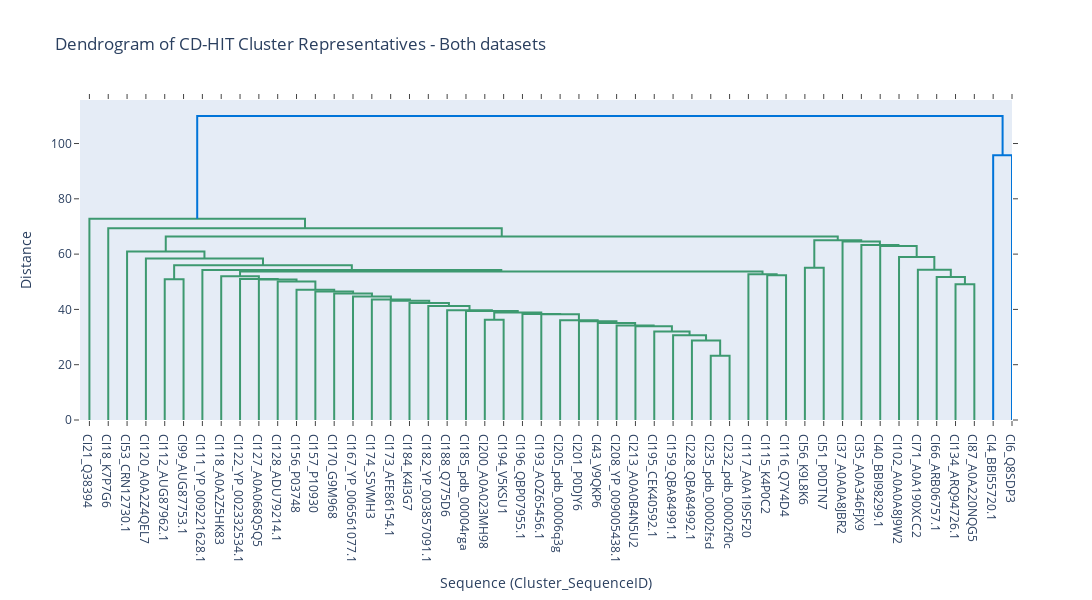

Notebook code cell kept with this figure:
### Code cell
import pandas as pd
from Bio import SeqIO
from sklearn.feature_extraction.text import CountVectorizer
from scipy.cluster.hierarchy import linkage
import plotly.figure_factory as ff
import random

# === 1. Parse CD-HIT cluster file ===
def parse_cdhit_output(file_path):
    clusters = {}
    current_cluster = None

    with open(file_path, 'r') as file:
        for line in file:
            line = line.strip()
            if line.startswith(">Cluster"):
                current_cluster = line.split(" ")[1]
                clusters[current_cluster] = []
            elif current_cluster is not None and line:
                if '>' in line:
                    try:
                        seq_info = line.split(",")[1] if ',' in line else line
                        seq_id_part = seq_info.split(">")[1]
                        seq_id = seq_id_part.split("...")[0].strip()
                        if seq_id:
                            clusters[current_cluster].append(seq_id)
                    except Exception as e:
                        print(f"Error parsing line: {line}\n{e}")
    return clusters

# === 2. Load sequences from FASTA ===
def load_fasta_sequences(fasta_path):
    seq_dict = {}
    for record in SeqIO.parse(fasta_path, "fasta"):
        core_id = record.id
        seq_dict[core_id] = str(record.seq)
    return seq_dict

# === 3. Select one representative per cluster ===
def get_representative_sequences(clusters, seq_dict):
    rep_sequences = []
    rep_ids = []
    rep_cluster_ids = []

    for cluster_id, seq_ids in clusters.items():
        if seq_ids:
            rep_id = seq_ids[0]  # Take first sequence as representative
            seq = seq_dict.get(rep_id, "")
            if seq:
                rep_sequences.append(seq)
                rep_ids.append(rep_id)
                rep_cluster_ids.append(cluster_id)
            else:
                print(f"Warning: Sequence for {rep_id} not found.")
    return rep_sequences, rep_ids, rep_cluster_ids

if __name__ == "__main__":
    cluster_file = "cluster_both.txt"  # CD-HIT output file
    fasta_file = "unique_phage_proteins1.fasta"  # FASTA sequences

    # Step 1: Parse CD-HIT clusters
    clusters = parse_cdhit_output(cluster_file)

    # Step 2: Load sequences from FASTA
    seq_dict = load_fasta_sequences(fasta_file)

    # Step 3: Get representatives
    rep_sequences, rep_ids, rep_cluster_ids = get_representative_sequences(clusters, seq_dict)

    print(f"Total representative sequences: {len(rep_sequences)}")

    # Optional: If too many reps, sample a subset for visualization clarity
    sample_size = 50
    if len(rep_sequences) > sample_size:
        sampled_indices = random.sample(range(len(rep_sequences)), sample_size)
        rep_sequences = [rep_sequences[i] for i in sampled_indices]
        rep_ids = [rep_ids[i] for i in sampled_indices]
        rep_cluster_ids = [rep_cluster_ids[i] for i in sampled_indices]

    # Step 4: Vectorize with k-mer counts (3-4 mers)
    vectorizer = CountVectorizer(analyzer='char', ngram_range=(3, 4))
    X1 = vectorizer.fit_transform(rep_sequences)

    # Step 5: Hierarchical clustering
    Z = linkage(X1.toarray(), method='ward')

    # Step 6: Dendrogram with Plotly
    labels = [f"Cl{cl}_{sid}" for cl, sid in zip(rep_cluster_ids, rep_ids)]

    fig = ff.create_dendrogram(X1.toarray(), linkagefun=lambda x: Z, labels=labels)
    fig.update_layout(
        width=1200,
        height=600,
        title="Dendrogram of CD-HIT Cluster Representatives - Both datasets",
        xaxis_title="Sequence (Cluster_SequenceID)",
        yaxis_title="Distance"
    )
    fig.show()

### Figure 1 — Plotly figure (JSON) as saved in the notebook; plotly's stock layout.template omitted (floating-point values rounded to 4 significant figures)
{"data": [{"hoverinfo": "text", "marker": {"color": "rgb(61,153,112)"}, "mode": "lines", "type": "scatter", "x": [45.0, 45.0, 55.0, 55.0], "xaxis": "x", "y": [0.0, 50.87, 50.87, 0.0], "yaxis": "y"}, {"hoverinfo": "text", "marker": {"color": "rgb(61,153,112)"}, "mode": "lines", "type": "scatter", "x": [215.0, 215.0, 225.0, 225.0], "xaxis": "x", "y": [0.0, 36.28, 36.28, 0.0], "yaxis": "y"}, {"hoverinfo": "text", "marker": {"color": "rgb(61,153,112)"}, "mode": "lines", "type": "scatter", "x": [335.0, 335.0, 345.0, 345.0], "xaxis": "x", "y": [0.0, 23.28, 23.28, 0.0], "yaxis": "y"}, {"hoverinfo": "text", "marker": {"color": "rgb(61,153,112)"}, "mode": "lines", "type": "scatter", "x": [325.0, 325.0, 340.0, 340.0], "xaxis": "x", "y": [0.0, 28.79, 28.79, 23.28], "yaxis": "y"}, {"hoverinfo": "text", "marker": {"color": "rgb(61,153,112)"}, "mode": "lines", "type": "scatter", "x": [315.0, 315.0, 332.5, 332.5], "xaxis": "x", "y": [0.0, 30.63, 30.63, 28.79], "yaxis": "y"}, {"hoverinfo": "text", "marker": {"color": "rgb(61,153,112)"}, "mode": "lines", "type": "scatter", "x": [305.0, 305.0, 323.8, 323.8], "xaxis": "x", "y": [0.0, 32.05, 32.05, 30.63], "yaxis": "y"}, {"hoverinfo": "text", "marker": {"color": "rgb(61,153,112)"}, "mode": "lines", "type": "scatter", "x": [295.0, 295.0, 314.4, 314.4], "xaxis": "x", "y": [0.0, 33.9, 33.9, 32.05], "yaxis": "y"}, {"hoverinfo": "text", "marker": {"color": "rgb(61,153,112)"}, "mode": "lines", "type": "scatter", "x": [285.0, 285.0, 304.7, 304.7], "xaxis": "x", "y": [0.0, 34.15, 34.15, 33.9], "yaxis": "y"}, {"hoverinfo": "text", "marker": {"color": "rgb(61,153,112)"}, "mode": "lines", "type": "scatter", "x": [275.0, 275.0, 294.8, 294.8], "xaxis": "x", "y": [0.0, 35.07, 35.07, 34.15], "yaxis": "y"}, {"hoverinfo": "text", "marker": {"color": "rgb(61,153,112)"}, "mode": "lines", "type": "scatter", "x": [265.0, 265.0, 284.9, 284.9], "xaxis": "x", "y": [0.0, 35.76, 35.76, 35.07], "yaxis": "y"}, {"hoverinfo": "text", "marker": {"color": "rgb(61,153,112)"}, "mode": "lines", "type": "scatter", "x": [255.0, 255.0, 275.0, 275.0], "xaxis": "x", "y": [0.0, 36.04, 36.04, 35.76], "yaxis": "y"}, {"hoverinfo": "text", "marker": {"color": "rgb(61,153,112)"}, "mode": "lines", "type": "scatter", "x": [245.0, 245.0, 265.0, 265.0], "xaxis": "x", "y": [0.0, 38.24, 38.24, 36.04], "yaxis": "y"}, {"hoverinfo": "text", "marker": {"color": "rgb(61,153,112)"}, "mode": "lines", "type": "scatter", "x": [235.0, 235.0, 255.0, 255.0], "xaxis": "x", "y": [0.0, 38.35, 38.35, 38.24], "yaxis": "y"}, {"hoverinfo": "text", "marker": {"color": "rgb(61,153,112)"}, "mode": "lines", "type": "scatter", "x": [220.0, 220.0, 245.0, 245.0], "xaxis": "x", "y": [36.28, 38.84, 38.84, 38.35], "yaxis": "y"}, {"hoverinfo": "text", "marker": {"color": "rgb(61,153,112)"}, "mode": "lines", "type": "scatter", "x": [205.0, 205.0, 232.5, 232.5], "xaxis": "x", "y": [0.0, 39.4, 39.4, 38.84], "yaxis": "y"}, {"hoverinfo": "text", "marker": {"color": "rgb(61,153,112)"}, "mode": "lines", "type": "scatter", "x": [195.0, 195.0, 218.7, 218.7], "xaxis": "x", "y": [0.0, 39.68, 39.68, 39.4], "yaxis": "y"}, {"hoverinfo": "text", "marker": {"color": "rgb(61,153,112)"}, "mode": "lines", "type": "scatter", "x": [185.0, 185.0, 206.9, 206.9], "xaxis": "x", "y": [0.0, 41.25, 41.25, 39.68], "yaxis": "y"}, {"hoverinfo": "text", "marker": {"color": "rgb(61,153,112)"}, "mode": "lines", "type": "scatter", "x": [175.0, 175.0, 195.9, 195.9], "xaxis": "x", "y": [0.0, 42.3, 42.3, 41.25], "yaxis": "y"}, {"hoverinfo": "text", "marker": {"color": "rgb(61,153,112)"}, "mode": "lines", "type": "scatter", "x": [165.0, 165.0, 185.5, 185.5], "xaxis": "x", "y": [0.0, 43.15, 43.15, 42.3], "yaxis": "y"}, {"hoverinfo": "text", "marker": {"color": "rgb(61,153,112)"}, "mode": "lines", "type": "scatter", "x": [155.0, 155.0, 175.2, 175.2], "xaxis": "x", "y": [0.0, 43.6, 43.6, 43.15], "yaxis": "y"}, {"hoverinfo": "text", "marker": {"color": "rgb(61,153,112)"}, "mode": "lines", "type": "scatter", "x": [145.0, 145.0, 165.1, 165.1], "xaxis": "x", "y": [0.0, 44.67, 44.67, 43.6], "yaxis": "y"}, {"hoverinfo": "text", "marker": {"color": "rgb(61,153,112)"}, "mode": "lines", "type": "scatter", "x": [135.0, 135.0, 155.1, 155.1], "xaxis": "x", "y": [0.0, 45.75, 45.75, 44.67], "yaxis": "y"}, {"hoverinfo": "text", "marker": {"color": "rgb(61,153,112)"}, "mode": "lines", "type": "scatter", "x": [125.0, 125.0, 145.0, 145.0], "xaxis": "x", "y": [0.0, 46.45, 46.45, 45.75], "yaxis": "y"}, {"hoverinfo": "text", "marker": {"color": "rgb(61,153,112)"}, "mode": "lines", "type": "scatter", "x": [115.0, 115.0, 135.0, 135.0], "xaxis": "x", "y": [0.0, 47.1, 47.1, 46.45], "yaxis": "y"}, {"hoverinfo": "text", "marker": {"color": "rgb(61,153,112)"}, "mode": "lines", "type": "scatter", "x": [105.0, 105.0, 125.0, 125.0], "xaxis": "x", "y": [0.0, 50.05, 50.05, 47.1], "yaxis": "y"}, {"hoverinfo": "text", "marker": {"color": "rgb(61,153,112)"}, "mode": "lines", "type": "scatter", "x": [95.0, 95.0, 115.0, 115.0], "xaxis": "x", "y": [0.0, 50.79, 50.79, 50.05], "yaxis": "y"}, {"hoverinfo": "text", "marker": {"color": "rgb(61,153,112)"}, "mode": "lines", "type": "scatter", "x": [85.0, 85.0, 105.0, 105.0], "xaxis": "x", "y": [0.0, 51.01, 51.01, 50.79], "yaxis": "y"}, {"hoverinfo": "text", "marker": {"color": "rgb(61,153,112)"}, "mode": "lines", "type": "scatter", "x": [75.0, 75.0, 95.0, 95.0], "xaxis": "x", "y": [0.0, 52.02, 52.02, 51.01], "yaxis": "y"}, {"hoverinfo": "text", "marker": {"color": "rgb(61,153,112)"}, "mode": "lines", "type": "scatter", "x": [365.0, 365.0, 375.0, 375.0], "xaxis": "x", "y": [0.0, 52.38, 52.38, 0.0], "yaxis": "y"}, {"hoverinfo": "text", "marker": {"color": "rgb(61,153,112)"}, "mode": "lines", "type": "scatter", "x": [355.0, 355.0, 370.0, 370.0], "xaxis": "x", "y": [0.0, 52.75, 52.75, 52.38], "yaxis": "y"}, {"hoverinfo": "text", "marker": {"color": "rgb(61,153,112)"}, "mode": "lines", "type": "scatter", "x": [85.0, 85.0, 362.5, 362.5], "xaxis": "x", "y": [52.02, 53.72, 53.72, 52.75], "yaxis": "y"}, {"hoverinfo": "text", "marker": {"color": "rgb(61,153,112)"}, "mode": "lines", "type": "scatter", "x": [65.0, 65.0, 223.8, 223.8], "xaxis": "x", "y": [0.0, 54.27, 54.27, 53.72], "yaxis": "y"}, {"hoverinfo": "text", "marker": {"color": "rgb(61,153,112)"}, "mode": "lines", "type": "scatter", "x": [50.0, 50.0, 144.4, 144.4], "xaxis": "x", "y": [50.87, 55.95, 55.95, 54.27], "yaxis": "y"}, {"hoverinfo": "text", "marker": {"color": "rgb(61,153,112)"}, "mode": "lines", "type": "scatter", "x": [35.0, 35.0, 97.19, 97.19], "xaxis": "x", "y": [0.0, 58.41, 58.41, 55.95], "yaxis": "y"}, {"hoverinfo": "text", "marker": {"color": "rgb(61,153,112)"}, "mode": "lines", "type": "scatter", "x": [25.0, 25.0, 66.09, 66.09], "xaxis": "x", "y": [0.0, 60.96, 60.96, 58.41], "yaxis": "y"}, {"hoverinfo": "text", "marker": {"color": "rgb(61,153,112)"}, "mode": "lines", "type": "scatter", "x": [385.0, 385.0, 395.0, 395.0], "xaxis": "x", "y": [0.0, 55.06, 55.06, 0.0], "yaxis": "y"}, {"hoverinfo": "text", "marker": {"color": "rgb(61,153,112)"}, "mode": "lines", "type": "scatter", "x": [465.0, 465.0, 475.0, 475.0], "xaxis": "x", "y": [0.0, 49.11, 49.11, 0.0], "yaxis": "y"}, {"hoverinfo": "text", "marker": {"color": "rgb(61,153,112)"}, "mode": "lines", "type": "scatter", "x": [455.0, 455.0, 470.0, 470.0], "xaxis": "x", "y": [0.0, 51.7, 51.7, 49.11], "yaxis": "y"}, {"hoverinfo": "text", "marker": {"color": "rgb(61,153,112)"}, "mode": "lines", "type": "scatter", "x": [445.0, 445.0, 462.5, 462.5], "xaxis": "x", "y": [0.0, 54.32, 54.32, 51.7], "yaxis": "y"}, {"hoverinfo": "text", "marker": {"color": "rgb(61,153,112)"}, "mode": "lines", "type": "scatter", "x": [435.0, 435.0, 453.8, 453.8], "xaxis": "x", "y": [0.0, 58.94, 58.94, 54.32], "yaxis": "y"}, {"hoverinfo": "text", "marker": {"color": "rgb(61,153,112)"}, "mode": "lines", "type": "scatter", "x": [425.0, 425.0, 444.4, 444.4], "xaxis": "x", "y": [0.0, 62.92, 62.92, 58.94], "yaxis": "y"}, {"hoverinfo": "text", "marker": {"color": "rgb(61,153,112)"}, "mode": "lines", "type": "scatter", "x": [415.0, 415.0, 434.7, 434.7], "xaxis": "x", "y": [0.0, 63.26, 63.26, 62.92], "yaxis": "y"}, {"hoverinfo": "text", "marker": {"color": "rgb(61,153,112)"}, "mode": "lines", "type": "scatter", "x": [405.0, 405.0, 424.8, 424.8], "xaxis": "x", "y": [0.0, 64.6, 64.6, 63.26], "yaxis": "y"}, {"hoverinfo": "text", "marker": {"color": "rgb(61,153,112)"}, "mode": "lines", "type": "scatter", "x": [390.0, 390.0, 414.9, 414.9], "xaxis": "x", "y": [55.06, 65.06, 65.06, 64.6], "yaxis": "y"}, {"hoverinfo": "text", "marker": {"color": "rgb(61,153,112)"}, "mode": "lines", "type": "scatter", "x": [45.55, 45.55, 402.5, 402.5], "xaxis": "x", "y": [60.96, 66.34, 66.34, 65.06], "yaxis": "y"}, {"hoverinfo": "text", "marker": {"color": "rgb(61,153,112)"}, "mode": "lines", "type": "scatter", "x": [15.0, 15.0, 224.0, 224.0], "xaxis": "x", "y": [0.0, 69.32, 69.32, 66.34], "yaxis": "y"}, {"hoverinfo": "text", "marker": {"color": "rgb(61,153,112)"}, "mode": "lines", "type": "scatter", "x": [5.0, 5.0, 119.5, 119.5], "xaxis": "x", "y": [0.0, 72.81, 72.81, 69.32], "yaxis": "y"}, {"hoverinfo": "text", "marker": {"color": "rgb(0,116,217)"}, "mode": "lines", "type": "scatter", "x": [485.0, 485.0, 495.0, 495.0], "xaxis": "x", "y": [0.0, 95.74, 95.74, 0.0], "yaxis": "y"}, {"hoverinfo": "text", "marker": {"color": "rgb(0,116,217)"}, "mode": "lines", "type": "scatter", "x": [62.25, 62.25, 490.0, 490.0], "xaxis": "x", "y": [72.81, 110.0, 110.0, 95.74], "yaxis": "y"}], "layout": {"autosize": false, "height": 600, "hovermode": "closest", "showlegend": false, "title": {"text": "Dendrogram of CD-HIT Cluster Representatives - Both datasets"}, "width": 1200, "xaxis": {"mirror": "allticks", "rangemode": "tozero", "showgrid": false, "showline": true, "showticklabels": true, "tickmode": "array", "ticks": "outside", "ticktext": ["Cl21_Q38394", "Cl18_K7P7G6", "Cl53_CRN12730.1", "Cl120_A0A2Z4QEL7", "Cl112_AUG87962.1", "Cl99_AUG87753.1", "Cl111_YP_009221628.1", "Cl118_A0A2Z5HK83", "Cl122_YP_002332534.1", "Cl127_A0A068Q5Q5", "Cl128_ADU79214.1", "Cl156_P03748", "Cl157_P10930", "Cl170_G9M968", "Cl167_YP_006561077.1", "Cl174_S5VMH3", "Cl173_AFE86154.1", "Cl184_K4I3G7", "Cl182_YP_003857091.1", "Cl188_Q775D6", "Cl185_pdb_00004rga", "Cl200_A0A023MH98", "Cl194_V5KSU1", "Cl196_QBP07955.1", "Cl193_AOZ65456.1", "Cl205_pdb_00006q3g", "Cl201_P0DJY6", "Cl43_V9QKP6", "Cl208_YP_009005438.1", "Cl213_A0A0B4N5U2", "Cl195_CEK40592.1", "Cl159_QBA84991.1", "Cl228_QBA84992.1", "Cl235_pdb_00002fsd", "Cl232_pdb_00002f0c", "Cl117_A0A1I9SF20", "Cl115_K4P0C2", "Cl116_Q7Y4D4", "Cl56_K9L8K6", "Cl51_P0DTN7", "Cl37_A0A0A8JBR2", "Cl35_A0A346FJX9", "Cl40_BBI98299.1", "Cl102_A0A0A8J9W2", "Cl71_A0A190XCC2", "Cl66_ARB06757.1", "Cl134_ARQ94726.1", "Cl87_A0A220NQG5", "Cl4_BBI55720.1", "Cl6_Q8SDP3"], "tickvals": [5, 15, 25, 35, 45, 55, 65, 75, 85, 95, 105, 115, 125, 135, 145, 155, 165, 175, 185, 195, 205, 215, 225, 235, 245, 255, 265, 275, 285, 295, 305, 315, 325, 335, 345, 355, 365, 375, 385, 395, 405, 415, 425, 435, 445, 455, 465, 475, 485, 495], "title": {"text": "Sequence (Cluster_SequenceID)"}, "type": "linear", "zeroline": false}, "yaxis": {"mirror": "allticks", "rangemode": "tozero", "showgrid": false, "showline": true, "showticklabels": true, "ticks": "outside", "title": {"text": "Distance"}, "type": "linear", "zeroline": false}}}
